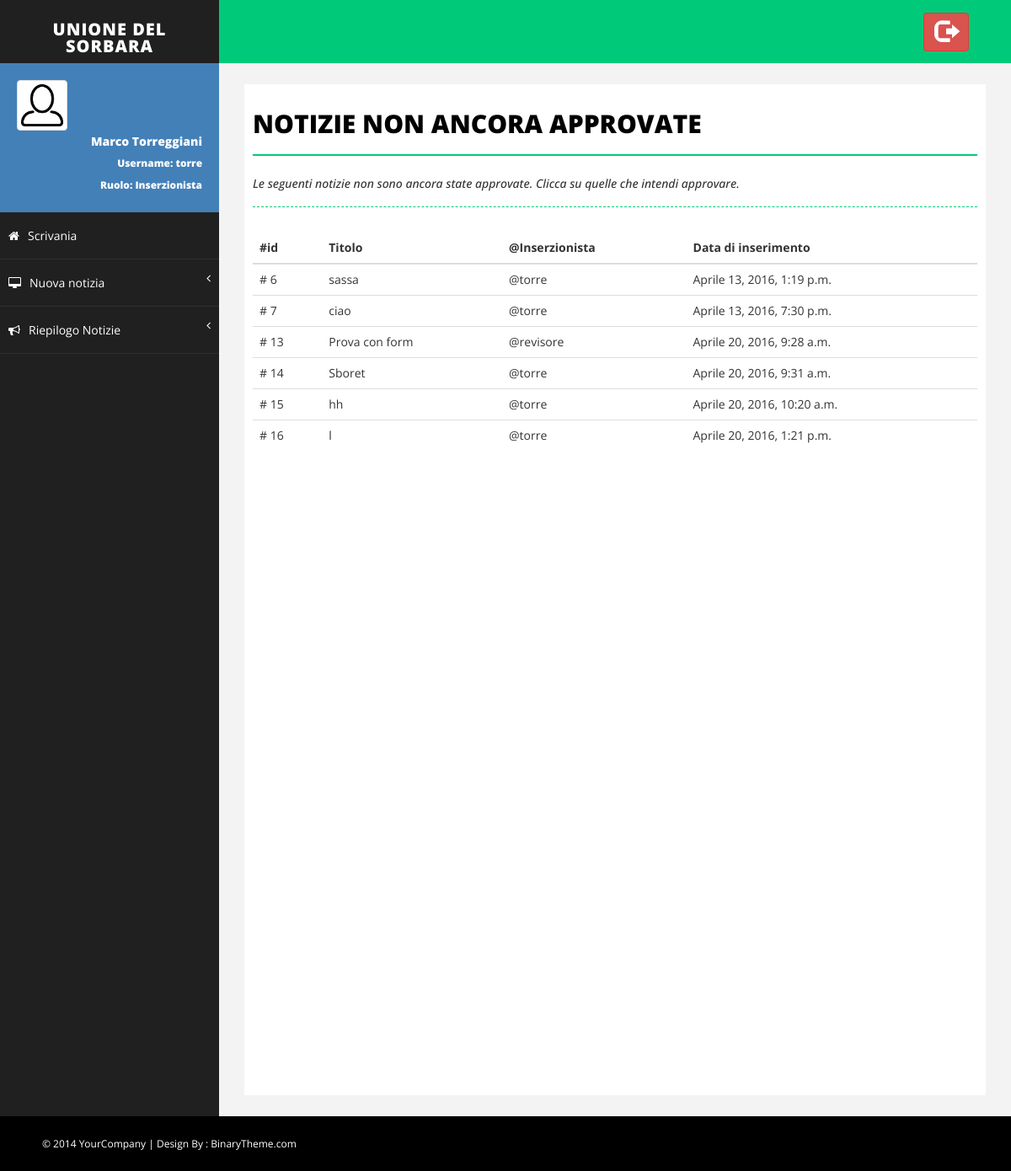
Screenshot of /NotizieDaApprovare (signed in) with the database file from the repository.
### Monitor/models.py (models this page shows, shortened)
class MyUser(AbstractUser):
    foto_profilo = models.ImageField(upload_to=get_nome_immagine_utente, default=settings.NO_PROFILO)

class Notizia(models.Model):
    titolo = models.CharField(max_length=settings.MAX_LUN_TITOLO)
    descrizione = models.TextField(max_length=settings.MAX_LUN_DESCRIZIONE)
    immagine = models.ImageField(upload_to=get_nome_immagine_notizia, default=None)
    approvata = models.BooleanField(default=False)
    inserzionista = models.ForeignKey(MyUser)
    data_inserimento = models.DateTimeField(default=timezone.now)
    data_scadenza = models.DateTimeField(default=timezone.now()+datetime.timedelta(days=15))

### Monitor/views.py (the view)
# urls.py: url(r'^NotizieDaApprovare', views.notizie_da_approvare, name='notizie_da_approvare'),
@login_required(login_url='/login')
def notizie_da_approvare(request):
    notizie = Notizia.objects.filter(approvata=False)
    return render(request, 'Monitor/notizie_da_approvare.html', {'notizie': notizie})

### Monitor/templates/Monitor/notizie_da_approvare.html
{% extends 'Monitor/base.html' %}
{% block body %}
    <div id="page-inner">
        <div class="row">
            <div class="col-md-12">
                <h1 class="page-head-line">Notizie non ancora approvate</h1>
                <h1 class="page-subhead-line">Le seguenti notizie non sono ancora state approvate.
                    Clicca su quelle che intendi approvare.</h1>
            </div>
        </div>
        {% if notizie|length == 0 %}
            <div class="panel">
                <div class="alert alert-success" role="alert">
                    Nessuna notizia da approvare! Tutte le notizie publicate sono visualizzate sui Monitor
                </div>
            </div>
        {% else %}
            <div class="table-responsive">
                <table class="table table-hover">
                    <thead>
                        <tr>
                            <th>#id</th>
                            <th>Titolo</th>
                            <th>@Inserzionista</th>
                            <th>Data di inserimento</th>
                        </tr>
                    </thead>
                    <tbody>
                        {% for notizia in notizie %}
                            <tr onclick = "location.href='{% url 'Monitor:approva_notizia' notizia.id %}'">
                                <td># {{ notizia.id }}</td>
                                <td>{{ notizia.titolo }}</td>
                                <td>@{{ notizia.inserzionista }}</td>
                                <td>{{ notizia.data_inserimento }}</td>
                            </tr>
                        {% endfor %}
                    </tbody>
                </table>
            </div>
        {% endif %}
    </div>
{% endblock %}

### Monitor/templates/Monitor/base.html (shortened to what this page needs)
<!DOCTYPE html>
<html xmlns="http://www.w3.org/1999/xhtml">
<head>
    {% load staticfiles %}
    {% load Monitor_extras %}
    <link href="{% static 'Monitor/css/bootstrap.css' %}" rel="stylesheet" />
    <link href="{% static 'Monitor/css/font-awesome.css' %}" rel="stylesheet" />
    <link href="{% static 'Monitor/css/basic.css' %}" rel="stylesheet" />
    <link href="{% static 'Monitor/css/custom.css' %}" rel="stylesheet" />
    <link href="{% static 'Monitor/css/prettyPhoto.css' %}" rel="stylesheet">
</head>
<body>
    <div id="wrapper">
        <nav class="navbar navbar-default navbar-cls-top " role="navigation" style="margin-bottom: 0">
            <div class="navbar-header">
                <a class="navbar-brand" href="{% url 'Monitor:index' %}">Unione del Sorbara</a>
            </div>
            <div class="header-right">
				<a href="{% url 'Monitor:logout' %}" class="btn btn-danger" title="Logout">
                    <i class="glyphicon glyphicon-log-out fa-2x"></i>
                </a>
            </div>
        </nav>
        <nav class="navbar-default navbar-side" role="navigation">
            <div class="sidebar-collapse">
                <ul class="nav" id="main-menu">
                    <li>
                        <div class="user-img-div">
                            <img src="{{ request.user.foto_profilo.url }}" class="img-thumbnail" />
                            <div class="inner-text">
                                {{ request.user.first_name }} {{ request.user.last_name }}
                            <br />
                                <small>
                                    Username: {{ request.user.username }} <br />
                                    Ruolo:
                                    {% if request.user|has_group:"Revisore" %}
                                        Revisore
                                        {% elif request.user|has_group:"Inserzionista" %}
                                        Inserzionista
                                    {% endif %}
                                </small>
                            </div>
                        </div>
                    </li>
                    <li>
                        <a  href="{% url 'Monitor:index' %}"><i class="fa fa-home "></i>Scrivania</a>
                    </li>
                    {% if request.user|has_group:"Inserzionista" %}
                        <li>
                             <a href="#"><i class="fa fa-desktop "></i>Nuova notizia<span class="fa arrow"></span></a>
                        </li>
                    {% endif %}
                    <li>
                         <a href="#"><i class="fa fa-bullhorn "></i>Riepilogo Notizie<span class="fa arrow"></span></a>
                    </li>
                </ul>
            </div>
        </nav>
        <div id="page-wrapper">
            {% block body %}
            {% endblock %}
        </div>
    </div>
    <div id="footer-sec">
        &copy; 2014 YourCompany | Design By : <a href="http://www.binarytheme.com/" target="_blank">BinaryTheme.com</a>
    </div>
</body>
</html>

### Monitor/static/Monitor/css/basic.css (style rules this page uses)
body { font-family: 'Open Sans', sans-serif; line-height:25px; }
#wrapper { width: 100%; background: #202020; }
#page-wrapper { padding: 15px 15px; min-height: 600px; background: #F3F3F3; }
#page-inner { width: 100%; margin: 10px 20px 10px 0px; background-color: #fff!important; padding: 10px; min-height: 1200px; }
.page-head-line { font-size: 30px; text-transform: uppercase; color: #000; font-weight: 800; padding-bottom: 20px; border-bottom: 2px solid #00CA79; margin-bottom: 10px; }
.page-subhead-line { font-size: 14px; padding-top: 5px; padding-bottom: 20px; font-style:italic; margin-bottom:30px; border-bottom:1px dashed #00CA79; }
.navbar-cls-top .navbar-brand { color: #fff; background: #202020; width: 260px; text-align: center; height: 75px; font-size: 20px; letter-spacing: 1px; font-weight: 900; padding-top: 25px; text-transform:uppercase; }
.header-right { color: #fff; padding: 15px 50px 5px 50px; float: right; font-size: 16px; }
.user-img-div { min-height: 140px; padding: 20px; background-color: #4380B8; }
.user-img-div img { max-height: 60px; }
.user-img-div .inner-text { text-align: right; position: relative; color: #fff; font-weight: 800; line-height: 25px; }
.arrow { float: right; }
.fa.arrow:before { content: "\f104"; }
.sidebar-collapse, .sidebar-collapse .nav { background: none; }
.sidebar-collapse .nav { padding: 0; }
.sidebar-collapse .nav > li > a { color: #fff; background: #202020; text-shadow: none; padding: 15px 40px; border-bottom: 1px solid #2F2E31; }
.sidebar-collapse > .nav > li > a { padding: 15px 10px; }
.navbar-side { border: none; background-color: #202020; }
.navbar-cls-top { background: #00CA79; border-bottom: none; }
.navbar-default { border: 0px solid black; }
.navbar-header { background: #000000; }
.nav > li > a > i { margin-right: 10px; }
#footer-sec { background-color:#000; padding:20px 50px; color:#fff; font-size:12px; }
#footer-sec a { color:#fff; }
@media (min-width:768px) { #page-wrapper { margin: 0 0 0 260px; padding: 15px 30px; min-height: 1200px; } }
@media (min-width:768px) { .navbar-side { z-index: 1; position: absolute; width: 260px; } }
@media (min-width:768px) { .navbar { border-radius: 0px; } }

### rows the page displays
MyUser: user.foto_profilo (picture), user.first_name "Marco", user.last_name "Torreggiani", user.username "torre"
Notizia: id "6", titolo "sassa", inserzionista "torre", data_inserimento "Aprile 13, 2016, 1:19 p.m."
Notizia: id "7", titolo "ciao", inserzionista "torre", data_inserimento "Aprile 13, 2016, 7:30 p.m."
Notizia: id "13", titolo "Prova con form", inserzionista "revisore", data_inserimento "Aprile 20, 2016, 9:28 a.m."
Notizia: id "14", titolo "Sboret", inserzionista "torre", data_inserimento "Aprile 20, 2016, 9:31 a.m."
Notizia: id "15", titolo "hh", inserzionista "torre", data_inserimento "Aprile 20, 2016, 10:20 a.m."
Notizia: id "16", titolo "l", inserzionista "torre", data_inserimento "Aprile 20, 2016, 1:21 p.m."
